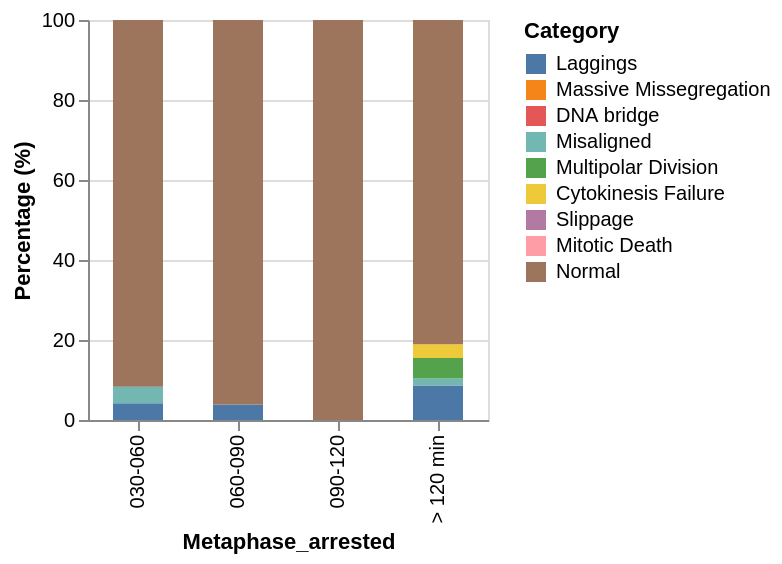

Notebook code for this chart:
### Code cell
df["Misaligned"] = df["Misaligned"].astype(bool)
cols = [
    "Laggings", 
    "Massive Missegregation", 
    "DNA bridge", 
    "Misaligned", 
    "Multipolar Division", 
    'Cytokinesis Failure',
    'Slippage', 
    'Mitotic Death'
       ]

df_mona_errors = df[
        (df["Condition"] == "Monastrol") &
        (df["Frame_onset_hrs"] >= 0) &
        (df["Frame_hrs"] < 18.1) &
        (df["N_leaving_offspring"] == 0) &
        (df["Generation"] == 1) &
        (df.Metaphase_arrested != "000-030 min")
        ]

df_short = df_mona_errors[cols + ['Dataset', 'Condition', 'Metaphase_arrested', 'Augmin_depletion_bin', "Frame_hrs", "N_leaving_offspring"]]

df_short.groupby("Condition").Metaphase_arrested.value_counts().to_csv(root + "Statistics/FigureS7D.csv")
df_short.to_csv(root + "Statistics/FigureS7D_SourceData.csv")

bool_cols = df_short.select_dtypes(include = bool).columns
print(bool_cols)
#grouped = df_short.groupby(['Dataset', 'Metaphase_arrested'])[bool_cols].mean().mul(100)
grouped = df_short.groupby(['Metaphase_arrested'])[bool_cols].mean().mul(100)
grouped['Normal'] = 100 - grouped.sum(axis = 1)

mean_df = grouped.groupby('Metaphase_arrested').mean()
#sem_df  = grouped.groupby('Metaphase_arrested').sem().fillna(0)

plot_df = (
    mean_df.reset_index().melt(id_vars = 'Metaphase_arrested', var_name = 'Category', value_name = 'Mean')
   # .merge(
   #     sem_df.reset_index().melt(id_vars = 'Metaphase_arrested', var_name = 'Category', value_name = 'SEM'),
   #     on = ['Metaphase_arrested', 'Category']
   # )
)

# Stacking order
order = [c for c in mean_df.columns if c != 'Normal'] + ['Normal']
plot_df['Category'] = pd.Categorical(plot_df['Category'], categories = order, ordered = True)

# sort by condition then the category order so cumsum matches visual order
plot_df['order_index'] = plot_df['Category'].cat.codes
plot_df = plot_df.sort_values(['Metaphase_arrested', 'order_index']).reset_index(drop = True)

# compute bottoms & tops (explicit stacking)
plot_df['bottom'] = plot_df.groupby('Metaphase_arrested')['Mean'].cumsum() - plot_df['Mean']
plot_df['top']    = plot_df['bottom'] + plot_df['Mean']

# compute error bar extents relative to each slice
#plot_df['err_low']  = plot_df['bottom'] + (plot_df['Mean'] - plot_df['SEM'])
#plot_df['err_high'] = plot_df['bottom'] + (plot_df['Mean'] + plot_df['SEM'])

# Optionally clamp lower error to bottom (uncomment if you want that):
# plot_df['err_low'] = plot_df[['err_low', 'bottom']].max(axis=1)

# build charts using precomputed bottoms/tops (no implicit stacking)
bars = alt.Chart(plot_df).mark_bar(size = 25).encode(
    x = alt.X('Metaphase_arrested', title = 'Metaphase_arrested'),
    y = alt.Y('bottom:Q', title = 'Percentage (%)', scale = alt.Scale(domain = [0, 100])),
    y2 = 'top:Q',
    color = alt.Color('Category:N', sort = order, legend = alt.Legend(title = 'Category')),
    tooltip = ['Metaphase_arrested', 'Category:N', alt.Tooltip('Mean:Q', format = '.2f'), alt.Tooltip('SEM:Q', format = '.2f')]
).properties(width = 200, height = 200)

# error rules placed at the same horizontal position; colored by category (no legend duplication)
#err = alt.Chart(plot_df).mark_rule(strokeWidth = 2).encode(
#    x = 'Metaphase_arrested',
#    y = 'err_low:Q',
#    y2 = 'err_high:Q',
#    color = alt.Color('Category:N', sort = order, legend = None),
#    tooltip = ['Metaphase_arrested', 'Category:N', alt.Tooltip('Mean:Q', format = '.2f'), alt.Tooltip('SEM:Q', format = '.2f')]
#)

chart = bars #+ err
chart

### Figure 1 — Vega-Lite specification as saved in the notebook (floating-point values rounded to 4 significant figures)
{"config": {"view": {"continuousWidth": 300, "continuousHeight": 300}}, "data": {"name": "data-4f73109a0139b0bed45d2380456fd7cb"}, "mark": {"type": "bar", "size": 25}, "encoding": {"color": {"field": "Category", "legend": {"title": "Category"}, "sort": ["Laggings", "Massive Missegregation", "DNA bridge", "Misaligned", "Multipolar Division", "Cytokinesis Failure", "Slippage", "Mitotic Death", "Normal"], "type": "nominal"}, "tooltip": [{"field": "Metaphase_arrested", "type": "nominal"}, {"field": "Category", "type": "nominal"}, {"field": "Mean", "format": ".2f", "type": "quantitative"}, {"field": "SEM", "format": ".2f", "type": "quantitative"}], "x": {"field": "Metaphase_arrested", "title": "Metaphase_arrested", "type": "nominal"}, "y": {"field": "bottom", "scale": {"domain": [0, 100]}, "title": "Percentage (%)", "type": "quantitative"}, "y2": {"field": "top"}}, "height": 200, "width": 200, "$schema": "https://vega.github.io/schema/vega-lite/v5.20.1.json", "datasets": {"data-4f73109a0139b0bed45d2380456fd7cb": [{"Metaphase_arrested": "030-060", "Category": "Laggings", "Mean": 4.167, "order_index": 0, "bottom": 0.0, "top": 4.167}, {"Metaphase_arrested": "030-060", "Category": "Massive Missegregation", "Mean": 0.0, "order_index": 1, "bottom": 4.167, "top": 4.167}, {"Metaphase_arrested": "030-060", "Category": "DNA bridge", "Mean": 0.0, "order_index": 2, "bottom": 4.167, "top": 4.167}, {"Metaphase_arrested": "030-060", "Category": "Misaligned", "Mean": 4.167, "order_index": 3, "bottom": 4.167, "top": 8.333}, {"Metaphase_arrested": "030-060", "Category": "Multipolar Division", "Mean": 0.0, "order_index": 4, "bottom": 8.333, "top": 8.333}, {"Metaphase_arrested": "030-060", "Category": "Cytokinesis Failure", "Mean": 0.0, "order_index": 5, "bottom": 8.333, "top": 8.333}, {"Metaphase_arrested": "030-060", "Category": "Slippage", "Mean": 0.0, "order_index": 6, "bottom": 8.333, "top": 8.333}, {"Metaphase_arrested": "030-060", "Category": "Mitotic Death", "Mean": 0.0, "order_index": 7, "bottom": 8.333, "top": 8.333}, {"Metaphase_arrested": "030-060", "Category": "Normal", "Mean": 91.67, "order_index": 8, "bottom": 8.333, "top": 100.0}, {"Metaphase_arrested": "060-090", "Category": "Laggings", "Mean": 3.846, "order_index": 0, "bottom": 0.0, "top": 3.846}, {"Metaphase_arrested": "060-090", "Category": "Massive Missegregation", "Mean": 0.0, "order_index": 1, "bottom": 3.846, "top": 3.846}, {"Metaphase_arrested": "060-090", "Category": "DNA bridge", "Mean": 0.0, "order_index": 2, "bottom": 3.846, "top": 3.846}, {"Metaphase_arrested": "060-090", "Category": "Misaligned", "Mean": 0.0, "order_index": 3, "bottom": 3.846, "top": 3.846}, {"Metaphase_arrested": "060-090", "Category": "Multipolar Division", "Mean": 0.0, "order_index": 4, "bottom": 3.846, "top": 3.846}, {"Metaphase_arrested": "060-090", "Category": "Cytokinesis Failure", "Mean": 0.0, "order_index": 5, "bottom": 3.846, "top": 3.846}, {"Metaphase_arrested": "060-090", "Category": "Slippage", "Mean": 0.0, "order_index": 6, "bottom": 3.846, "top": 3.846}, {"Metaphase_arrested": "060-090", "Category": "Mitotic Death", "Mean": 0.0, "order_index": 7, "bottom": 3.846, "top": 3.846}, {"Metaphase_arrested": "060-090", "Category": "Normal", "Mean": 96.15, "order_index": 8, "bottom": 3.846, "top": 100.0}, {"Metaphase_arrested": "090-120", "Category": "Laggings", "Mean": 0.0, "order_index": 0, "bottom": 0.0, "top": 0.0}, {"Metaphase_arrested": "090-120", "Category": "Massive Missegregation", "Mean": 0.0, "order_index": 1, "bottom": 0.0, "top": 0.0}, {"Metaphase_arrested": "090-120", "Category": "DNA bridge", "Mean": 0.0, "order_index": 2, "bottom": 0.0, "top": 0.0}, {"Metaphase_arrested": "090-120", "Category": "Misaligned", "Mean": 0.0, "order_index": 3, "bottom": 0.0, "top": 0.0}, {"Metaphase_arrested": "090-120", "Category": "Multipolar Division", "Mean": 0.0, "order_index": 4, "bottom": 0.0, "top": 0.0}, {"Metaphase_arrested": "090-120", "Category": "Cytokinesis Failure", "Mean": 0.0, "order_index": 5, "bottom": 0.0, "top": 0.0}, {"Metaphase_arrested": "090-120", "Category": "Slippage", "Mean": 0.0, "order_index": 6, "bottom": 0.0, "top": 0.0}, {"Metaphase_arrested": "090-120", "Category": "Mitotic Death", "Mean": 0.0, "order_index": 7, "bottom": 0.0, "top": 0.0}, {"Metaphase_arrested": "090-120", "Category": "Normal", "Mean": 100.0, "order_index": 8, "bottom": 0.0, "top": 100.0}, {"Metaphase_arrested": "> 120 min", "Category": "Laggings", "Mean": 8.621, "order_index": 0, "bottom": 0.0, "top": 8.621}, {"Metaphase_arrested": "> 120 min", "Category": "Massive Missegregation", "Mean": 0.0, "order_index": 1, "bottom": 8.621, "top": 8.621}, {"Metaphase_arrested": "> 120 min", "Category": "DNA bridge", "Mean": 0.0, "order_index": 2, "bottom": 8.621, "top": 8.621}, {"Metaphase_arrested": "> 120 min", "Category": "Misaligned", "Mean": 1.724, "order_index": 3, "bottom": 8.621, "top": 10.34}, {"Metaphase_arrested": "> 120 min", "Category": "Multipolar Division", "Mean": 5.172, "order_index": 4, "bottom": 10.34, "top": 15.52}, {"Metaphase_arrested": "> 120 min", "Category": "Cytokinesis Failure", "Mean": 3.448, "order_index": 5, "bottom": 15.52, "top": 18.97}, {"Metaphase_arrested": "> 120 min", "Category": "Slippage", "Mean": 0.0, "order_index": 6, "bottom": 18.97, "top": 18.97}, {"Metaphase_arrested": "> 120 min", "Category": "Mitotic Death", "Mean": 0.0, "order_index": 7, "bottom": 18.97, "top": 18.97}, {"Metaphase_arrested": "> 120 min", "Category": "Normal", "Mean": 81.03, "order_index": 8, "bottom": 18.97, "top": 100.0}]}}
